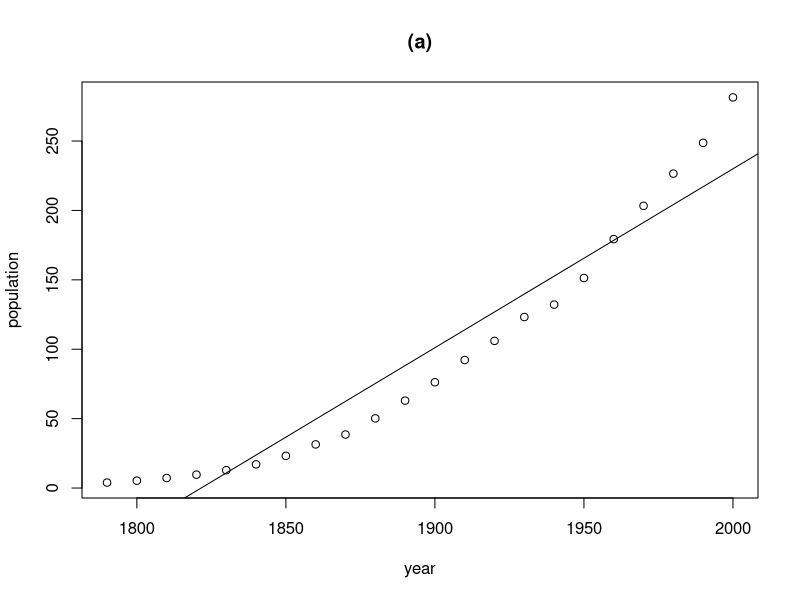

Generate this figure with R: (Note: this script raises an error after producing the figure.)
library(car)

plot(population ~ year, data = USPop, main = "(a)")
abline(lm(population ~ year, data = USPop))

model <- nls(population ~ theta1  / (1 + exp( - (theta2 + theta3 * year))),
             data = USPop)
# trzeba wymyślić jakieś wartości startowe

# starting values

# choose t1, which is larger than any value in the data
t1 <- 400
model_start <- lm(logit(population / t1) ~ year, USPop)

starts <- c(t1, model_start$coefficients)
names(starts) <- c("theta1", "theta2", "theta3")

model <- nls(population ~ theta1  / (1 + exp(- (theta2 + theta3 * year))),
             data = USPop,
             start = starts,
             trace = TRUE)


f <- function(n) {
  x <- seq(-1, 1, length.out = n)
  t1 <- 5
  t2 <- 1
  t3 <- 1
  y <- abs(t1  / (1 + exp(- (t2 + t3 * x))) + rnorm(n, 0, 0.8)) + 1
  my_data <- data.frame(Y = y, X = x)

  t1 <- max(y) * 2
  model_start <- lm(logit(Y / t1) ~ X, my_data)

  starts <- c(t1, model_start$coefficients)
  names(starts) <- c("theta1", "theta2", "theta3")

  make_model <- function(theta1, theta2, theta3, my_data) {
     nls(
        Y ~ theta1 / (1 + exp(- (theta2 + theta3 * X))),
        data = my_data,
        start = starts,
        # trace = TRUE,
        control = nls.control(warnOnly = TRUE)
      )
  }
  make_simple_model <- function(my_data) lm(Y ~ X, my_data)

  model <- tryCatch(
    make_model(theta1, theta2, theta3, my_data),
    warning = function(w) {
      if (paste(strsplit(w$message, " ")[[1]][1:2], collapse = " ") %in%
          c("singular gradient", "number of", "step factor")) {
        model <- suppressWarnings(make_model(theta1, theta2, theta3, my_data))
        if (any(abs(coefficients(model)[1:3]) > 50))
          model <- make_simple_model(my_data)
        model
      } else {
        print(w$message)
        make_simple_model(my_data)
      }
    }
  )

  x_p <- seq(-1, 1.5, length.out = 100)
  new.data <- data.frame(X = x_p)
  yhat <- predict(model, new.data)
  print(model)
  plot(x, y, xlim = c(-1, 1.5), ylim = c(0, 8))
  lty <- if (class(model) == "nls") 1 else 2
  lines(x_p, yhat, col="blue", lty = lty)
}
f(3)

# a może warto by dodać addytywną stałą?
